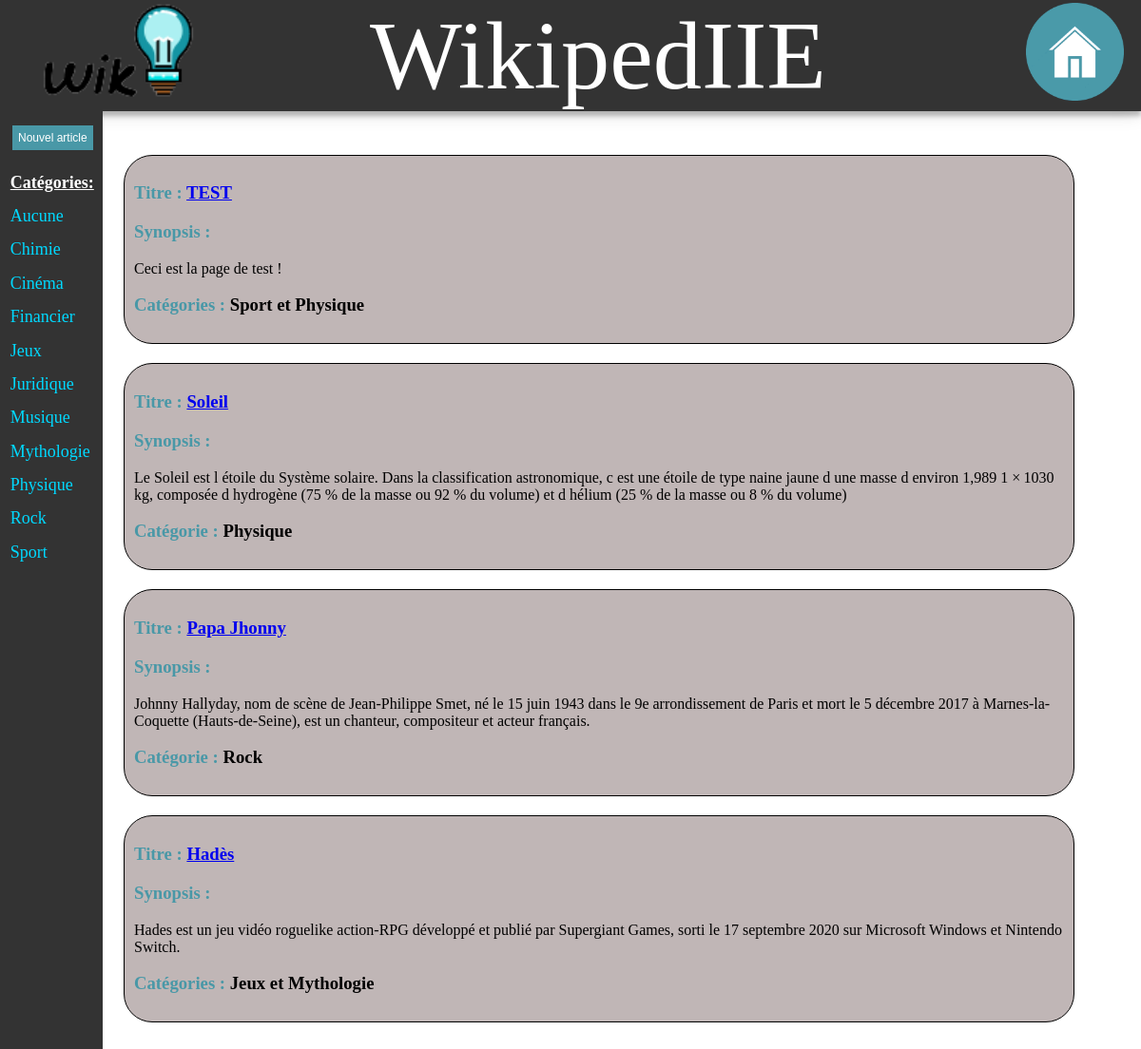
/html/wikipediie/vue/home.php, run on the app's committed database.
### tables this page shows
CREATE TABLE `Categorie` (
  `ID_CAT` int(11) NOT NULL,
  `NAME` varchar(20) NOT NULL
);

CREATE TABLE `Page` (
  `ID_PAGE` int(11) NOT NULL,
  `TITLE` varchar(50) NOT NULL,
  `URL` varchar(50) NOT NULL,
  `AUTHOR` varchar(20) NOT NULL,
  `DATE` date NOT NULL,
  `VALIDATED` tinyint(1) NOT NULL,
  `SYNOPSIS` varchar(500) NOT NULL,
  `ID_ADMIN` int(11) DEFAULT NULL,
  `ID_CAT1` int(11) DEFAULT NULL,
  `ID_CAT2` int(11) DEFAULT NULL
);

### html/wikipediie/Model/dbFactory.php (called while the page is built, shortened)
<?php
class dbFactory{
  private $dbname = "wikipediie";
  private $host = "mariadb";
  private $port = 3306;
  private $password = PASS;
  private $id = "root";
  function createService() {
    return new \PDO("mysql:dbname=".$this->dbname.";host=".$this->host.";port=".$this->port, $this->id, $this->password);
  }
  function requete($requete) {
    $co = $this->createService();
    $stmt = $co->prepare($requete);
    $stmt->execute();
    return $stmt;
  }
}

### html/wikipediie/vue/home.php (the view, shortened to what this page needs)
<?php
function displayArticle($sql){
    $dbfactory = new \Rediite\Model\Factory\dbFactory();
    $stmt = $dbfactory->requete($sql);
    foreach ($stmt->fetchAll() as $page) { ?>
    <div class='container'>
        <h3> Titre : <span class="black"><a href='./loadpage.php?url=<?php echo $page['URL']; ?>'><?php echo $page["TITLE"]; ?></a></span></h3>
        <h3> Synopsis : </h3>
        <p>
        <?php echo $page["SYNOPSIS"];?>
        </p>
        <?php
            if(strcmp($page["NAME1"], "") == 0){
                ?>
                <h3> Catégorie : <span class="black"> Aucune </span></h3>
                <?php
            }
            elseif(strcmp($page["NAME"], "") == 0){
                ?>
                <h3> Catégorie : <span class="black"> <?php echo $page["NAME1"]?></span></h3>
                <?php
            }
            else{
                ?>
                <h3> Catégories : <span class="black"> <?php echo $page["NAME1"]." et ".$page["NAME"]; ?></span></h3>
                <?php
            }
        ?>
    </div>
<?php }
}
?>
<body>
    <div class="article">
    <?php include('sidebar.php') ?>
        <?php
        $sql = "SELECT p.TITLE, p.SYNOPSIS, p.URL, Ca.NAME as NAME1, Cat.NAME FROM Categorie Ca, Categorie Cat, Page p WHERE Ca.ID_CAT=p.ID_CAT1 AND Cat.ID_CAT=p.ID_CAT2";
        displayArticle($sql);
        ?>
    </div>
</body>

### html/wikipediie/vue/sidebar.php
<aside>
  <div class="sidenav">
  <form action="create.php" method="POST">
    <input class="button1" type="submit" value="Nouvel article">
  </form>
    <div class="lienAside">
      <span class="categorie"><b><u>Catégories:</u></b></span>
<?php
      $dbfactory = new \Rediite\Model\Factory\dbFactory();
      $stmt = $dbfactory->requete("SELECT * FROM Categorie ORDER BY name;");
      foreach ($stmt->fetchAll() as $cat) {
        if(!empty($cat['NAME']))
          echo "<a href='home.php?filter=".$cat['NAME']."'>".$cat['NAME']."</a>";
      }
    ?>
    </div>
  </div>
</aside>

### html/wikipediie/vue/style.css (style rules this page uses)
.menu { margin-bottom: 3%; height: 10%; background-color: #333333; box-shadow: 0 0 20px 0 rgba(0, 0, 0, 0.2), 0 5px 5px 0 rgba(0, 0, 0, 0.24); }
.menu ul { list-style: none; display: flex; justify-content: space-between; height: 100%; }
#li_wikipediie { height: 100%; }
.menu a { text-align:center; text-decoration: none; color:white; }
#logo { flex:1; height: 8.8vh; margin: 2%; }
#rouage { flex: 3; margin-top: 5px; height: 8.8vh; margin: 0.3vh; margin-right: 1.5vw; }
#wikipediie { flex:2; font-size: 8.8vh; margin: 2%; }
.menu li a { color: white; text-align: center; text-decoration: none; }
.container { margin: 10px; border-radius: 30px; border: solid 1px; padding: 10px; margin-bottom: 2%; }
.sidenav { margin-top: -3%; margin-left : -10% !important; height: 100vh; position: fixed; display: flex; flex-direction: column; background-color: #333333 !important; margin-right: 2%; padding-right: 3%; width: 6vw; }
.sidenav a { padding: 10% 5% 10% 7%; text-decoration: none; font-size: 1.5vw; color: rgb(0, 217, 255); display: block; z-index: 100; background-color: #333333 !important; padding-left: 15%; }
.article { margin-left : 10vw; margin-right: 5%; overflow-y: scroll; scrollbar-width: thin; height: 80%; }
.article div { background-color: rgb(192, 182, 182); }
.article div h3, h1, h2, h4 { color:#4998a7; font: bold; }
.black { font-style: normal; color: black; }
.black a { font-style: normal; }
.button1, .button2, .btnsuppr { background-color: #4998a7; color: white; border: 1px solid #333333; text-align: center; text-decoration: none; font-size: 1vw; cursor: pointer; }
.button1 { margin-top: 20%; margin-left: 1vw; height: auto; padding: 0.5vh 0.5vw; }
body { overflow-y: hidden; margin: 0%; }
.categorie { padding: 10% 5% 10% 7%; text-decoration: none; font-size: 1.5vw; color: white; display: block; z-index: 100; background-color: #333333 !important; padding-left: 15%; }

### data on the page
categorie: NAME "Aucune"
categorie: NAME "Chimie"
categorie: NAME "Cinéma"
categorie: NAME "Financier"
categorie: NAME "Jeux"
categorie: NAME "Juridique"
categorie: NAME "Musique"
categorie: NAME "Mythologie"
categorie: NAME "Physique"
categorie: NAME "Rock"
categorie: NAME "Sport"
page: TITLE "TEST", SYNOPSIS "Ceci est la page de test !", ID_CAT1.NAME "Sport", ID_CAT2.NAME "Physique"
page: TITLE "Soleil", SYNOPSIS "Le Soleil est l étoile du Système solaire. Dans la classification astronomique, c est une étoile de type naine jaune d une masse d environ 1,989 1 × 1030 kg, composée d hydrogène (75 % de la masse ou 92 % du volume) et d hélium (25 % de la masse ou 8 % du volume)", ID_CAT1.NAME "Physique"
page: TITLE "Papa Jhonny", SYNOPSIS "Johnny Hallyday, nom de scène de Jean-Philippe Smet, né le 15 juin 1943 dans le 9e arrondissement de Paris et mort le 5 décembre 2017 à Marnes-la-Coquette (Hauts-de-Seine), est un chanteur, compositeur et acteur français.", ID_CAT1.NAME "Rock"
page: TITLE "Hadès", SYNOPSIS "Hades est un jeu vidéo roguelike action-RPG développé et publié par Supergiant Games, sorti le 17 septembre 2020 sur Microsoft Windows et Nintendo Switch.", ID_CAT1.NAME "Jeux", ID_CAT2.NAME "Mythologie"
